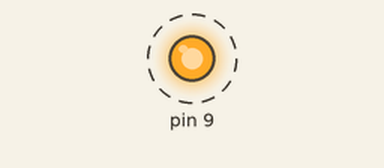
A sketch run on a simulated Arduino Uno, built with avr-gcc and run on an emulated ATmega328P. Parts: output pins drawn as LEDs (lit = HIGH). Dashed ring = blinking.

Above: at 1.41 s.
Timing chart, 0 to 4.3 s (numbered marks = the images above):
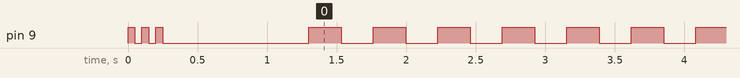

The sketch:

buzzer_passive.ino
```cpp
void setup() {
// declare pin 9 to be an output:
pinMode(9, OUTPUT);
beep(50);
beep(50);
beep(50);
delay(1000);
}

void loop() {
  beep(1000); //change frequency by changing delay
}
void beep(unsigned char delayms){
analogWrite(9, 255); // Almost any value can be used except 0 and 255
delay(delayms); // wait for a delayms ms
analogWrite(9, 0); // 0 turns it off
delay(delayms); // wait for a delayms ms
}
```

Measured:
- by itself, pin 9: goes LOW 0.05 s, HIGH 0.05 s, LOW 0.05 s, HIGH 0.05 s, LOW 1.1 s, 277 × (HIGH 0.23 s, LOW 0.23 s), then HIGH
